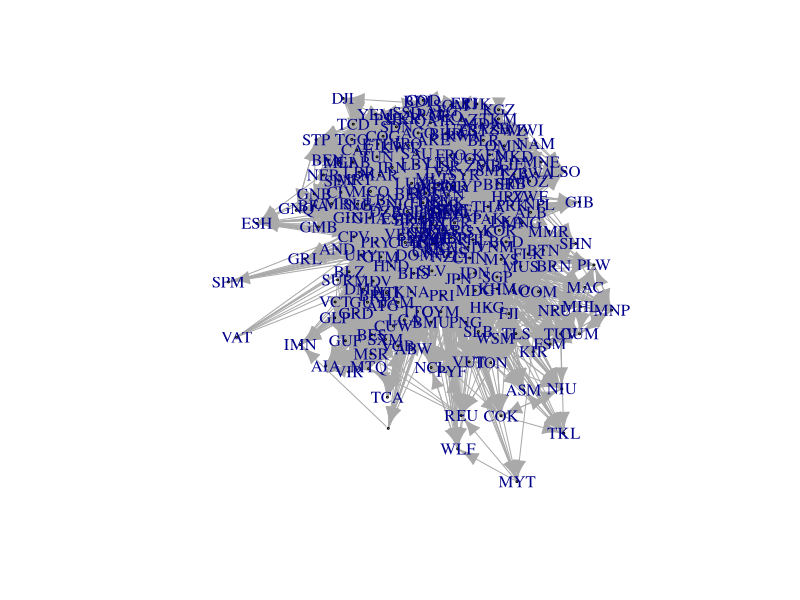
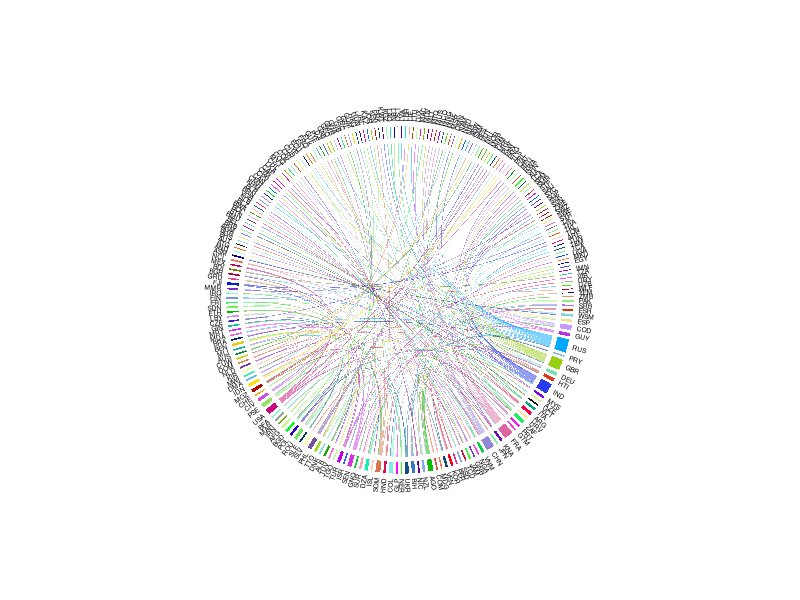
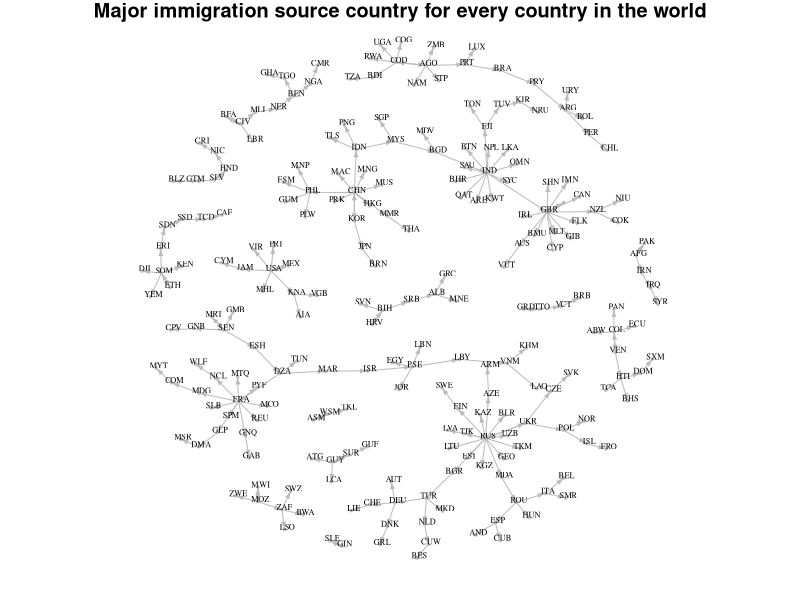

Write R code to recreate these figures, in order.
## ---- chunk 1
#install.packages("circlize")
#install.packages("tidyr")
#install.packages("igraph")
library(tidyr)
library(igraph)
library(circlize)

## ---- chunk 2
mig <- read.csv("data/tab10.csv", stringsAsFactors=FALSE)
pop <-  read.csv("data/poptot.csv", stringsAsFactors=FALSE)
tla <-  read.csv("data/tla.csv", stringsAsFactors=FALSE)

## ---- chunk 3
#make the names match the headings in mig (because the headings were made syntacticlly legal on reading in)
mig[,2] <- make.names(mig[,2]) #using 2 because name is looong at present
#confirm matches
unique(mig[,2])[!(unique(mig[,2]) %in% names(mig))]
#only regions, and I will be working with countries and territories, so not a problem.
names(mig)[!(names(mig) %in% unique(mig[,2]))]
#only regions and extra columns so not a worry
#save off the numers and names
names(mig)[2] <- "destinationto"
idnums <- mig[,c("destinationto","Country.code")]
names(idnums) <-c("regname","regnumber")
#pivot to the long form and tidy up the data
miglong <- gather(mig[,c(2,4,7:241)], sourcefrom, flow, -(destinationto:Country.code))
miglong$flow <- as.integer(gsub("[^1234567890]","",miglong$flow))
miglong$flow[is.na(miglong$flow)] <- 0
miglong$sourcefrom <- as.character(miglong$sourcefrom)
#apply country code numbers to sourcefrom
miglong <- merge(miglong, idnums, by.x = "sourcefrom", by.y = "regname")
#ones which did not have a match (so have no id number) are regions that are not of interest
miglong <- miglong[complete.cases(miglong),]
#only keep entries with ids below 900 (excludes regions) for the data and drop the names now we have ids
miglong <- miglong[miglong$Country.code < 900 & miglong$regnumber < 900 , c("Country.code","flow","regnumber")]
### we also don't need the from the same as the to, or the entries where the flow was zero
miglong <- miglong[miglong$Country.code != miglong$regnumber & miglong$flow > 0 ,]
names(miglong) <- c("destinationID", "flow","sourceID")
### add Three Letter Codes
miglong <- merge(miglong, tla[,c(1,3)], by.x="destinationID", by.y="numericCode")
names(miglong)[4] <- "distinationTLA"
miglong <- merge(miglong, tla[,c(1,3)], by.x="sourceID", by.y="numericCode")
names(miglong)[5] <- "sourceTLA"
## ---- chunk 4
miglong <- merge(miglong, pop[,c("Country.code","X2013")], by.x="destinationID", by.y="Country.code")
names(miglong)[6] <- "destinationPop"
miglong <- merge(miglong, pop[,c("Country.code","X2013")], by.x="sourceID", by.y="Country.code")
names(miglong)[7] <- "sourcePop"
miglong$destinationPop <- as.integer(gsub("[^1234567890]","",miglong$destinationPop))
miglong$sourcePop <- as.integer(gsub("[^1234567890]","",miglong$sourcePop))
## ---- chunk 5
library(igraph)
g <- graph.data.frame(miglong[,c(5,4)], directed=TRUE)
plot(g, vertex.size = 1, vertex.label.degree=0, vertex.color="#BBBBBB")
## ---- chunk 6
topflow <- aggregate(flow ~ destinationID, miglong, max)
names(topflow)[2] <- "maxflow"
maxmig <- merge(miglong,topflow)
maxmig <- maxmig[maxmig$flow == maxmig$maxflow,]

## ---- chunk 7
wat <- function(x){
  y <- tla$ISOalpha3Code[tla$numericCode == as.numeric(x)]
  return(y)
}
chordDiagram(maxmig[,c("sourceID","destinationID")], annotationTrack="grid", preAllocateTracks=list(track.height = 0.3))
circos.trackPlotRegion(track.index = 1, panel.fun=function(x,y){
  xlim=get.cell.meta.data("xlim")
  ylim=get.cell.meta.data("ylim")
  sector.name = wat(get.cell.meta.data("sector.index"))
  circos.text(mean(xlim),ylim[1], sector.name, facing="clockwise", niceFacing=TRUE, adj=c(0,0.5), cex=0.4)}, bg.border=NA)
## ---- chunk 8
set.seed(23913)
g <- graph.data.frame(maxmig[,c("sourceTLA","distinationTLA")], directed=TRUE)
plot(g, vertex.size = 1, vertex.label.cex=0.5, vertex.color="#BBBBBB", edge.arrow.size=0.3, edge.color="#BBBBBB", vertex.frame.color="#BBBBBB", edge.width=1, vertex.label.color="black", vertex.label.dist=0.2, main="Major immigration source country for every country in the world", sub="Source: UN Migrant Stock By Origin And Destination 2013 table 10\n Country Codes: http://unstats.un.org/unsd/methods/m49/m49alpha.htm")
